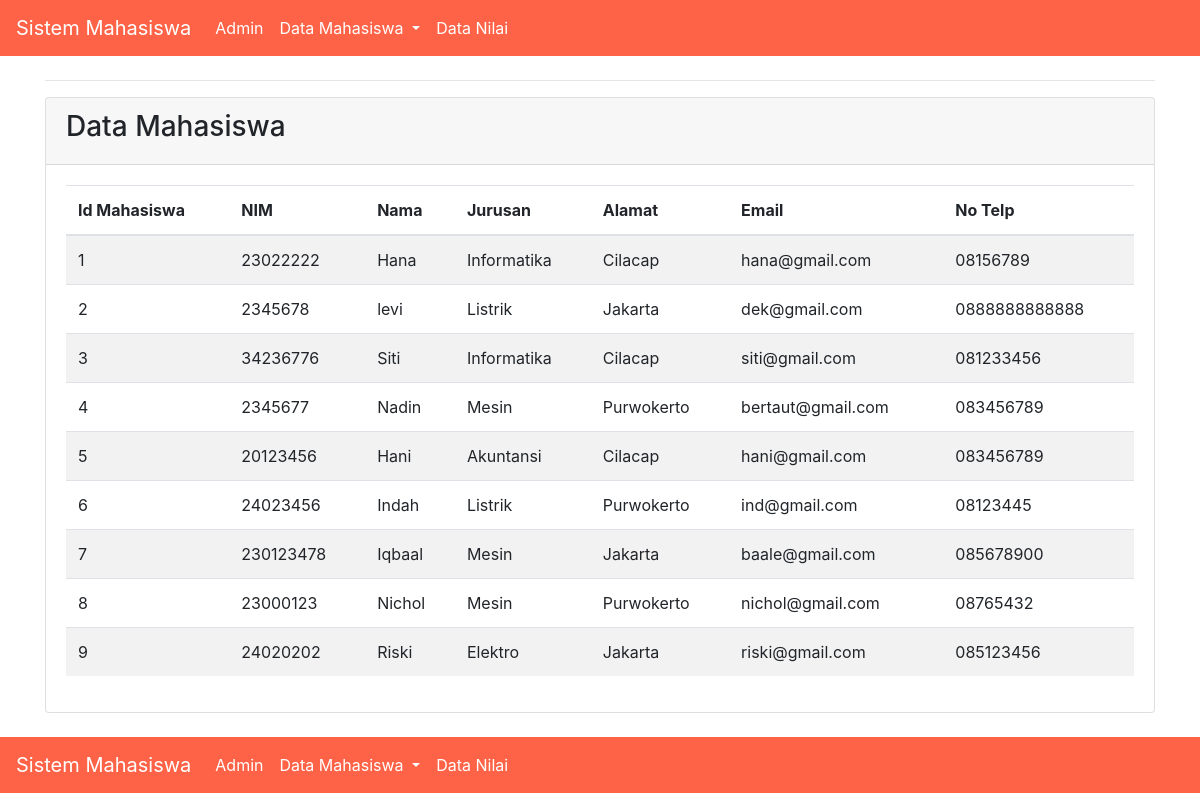
/tugas2/admin.php, run on the app's committed database.
### tables this page shows
CREATE TABLE `mahasiswa` (
  `mahasiswa_id` int NOT NULL,
  `nim` varchar(20) NOT NULL,
  `nama_mhs` varchar(255) NOT NULL,
  `jurusan` varchar(50) NOT NULL,
  `alamat` varchar(255) NOT NULL,
  `email` varchar(255) NOT NULL,
  `no_telp` varchar(20) NOT NULL
);

### tugas2/database.php (called while the page is built, shortened)
<?php
class Database {
    private $host = 'localhost';
    private $db_name = 'universitas';
    private $username = 'root';
    private $password = '';
    private function connect() {
        $this->conn = new mysqli($this->host, $this->username, $this->password, $this->db_name);
    }
}
?>

### tugas2/tampilkan.php (the view, shortened to what this page needs)
<?php
include_once 'database.php';
class Mahasiswa {
    public function __construct(Database $database) {
        $this->db = $database->conn;
    }
}
class tampilkanMahasiswa extends Mahasiswa {
    public function tampilkan() {
        $query = "SELECT mahasiswa_id, nim, nama_mhs, jurusan, alamat, email, no_telp FROM mahasiswa";
        $result = $this->db->query($query);
        echo '<table class="table table-striped">';
        echo '<thead>
                <tr>
                    <th>Id Mahasiswa</th>
                    <th>NIM</th>
                    <th>Nama</th>
                    <th>Jurusan</th>
                    <th>Alamat</th>
                    <th>Email</th>
                    <th>No Telp</th>
                </tr>
              </thead>';
        echo '<tbody>';
        while ($row = $result->fetch_assoc()) {
            echo "<tr>";
            echo "<td>" . htmlspecialchars($row['mahasiswa_id']) . "</td>";
            echo "<td>" . htmlspecialchars($row['nim']) . "</td>";
            echo "<td>" . htmlspecialchars($row['nama_mhs']) . "</td>";
            echo "<td>" . htmlspecialchars($row['jurusan']) . "</td>";
            echo "<td>" . htmlspecialchars($row['alamat']) . "</td>";
            echo "<td>" . htmlspecialchars($row['email']) . "</td>";
            echo "<td>" . htmlspecialchars($row['no_telp']) . "</td>";
            echo "</tr>";
        }
        echo '</tbody>';
        echo '</table>';
    }
}
?>
<!DOCTYPE html>
<html lang="en">
<head>
    <link href="https://stackpath.bootstrapcdn.com/bootstrap/4.5.2/css/bootstrap.min.css" rel="stylesheet">
</head>
<body>
</body>
</html>

### tugas2/mahasiswa.php (shortened to what this page needs)
<?php
include_once 'database.php';
include_once 'tampilkan.php';
$database = new Database();
$tampilkan = new tampilkanMahasiswa($database);
?>
<!DOCTYPE html>
<html lang="en">
<head>
    <link href="https://stackpath.bootstrapcdn.com/bootstrap/4.5.2/css/bootstrap.min.css" rel="stylesheet">
</head>
<body>
<nav class="navbar navbar-expand-lg navbar-light">
    <a class="navbar-brand" href="#">Sistem Mahasiswa</a>
    <div class="collapse navbar-collapse" id="navbarNav">
        <ul class="navbar-nav">
            <li class="nav-item">
                <a class="nav-link" href="admin.php">Admin</a>
            </li>
            <li class="nav-item dropdown">
                <a class="nav-link dropdown-toggle" href="#" id="mahasiswaDropdown" role="button" data-toggle="dropdown" aria-haspopup="true" aria-expanded="false">
                    Data Mahasiswa
                </a>
            </li>
            <li class="nav-item">
                <a class="nav-link" href="nilai.php">Data Nilai</a>
            </li>
        </ul>
    </div>
</nav>
<div class="container mt-4">
    <hr>
    <div class="mb-4">
        <div class="card">
            <div class="card-header bg-hover text-black">
                <h3>Data Mahasiswa</h3>
            </div>
            <div class="card-body">
                <?php $tampilkan->tampilkan(); ?>
            </div>
        </div>
    </div>
</div>
</body>
</html>

### tugas2/nilai.php (shortened to what this page needs)
<?php
include_once 'database.php';
?>
<!DOCTYPE html>
<html lang="en">
<head>
    <link href="https://stackpath.bootstrapcdn.com/bootstrap/4.5.2/css/bootstrap.min.css" rel="stylesheet">
</head>
<body>
    <nav class="navbar navbar-expand-lg navbar-light">
        <a class="navbar-brand" href=index.php>Sistem Mahasiswa</a>
        <ul class="navbar-nav">
            <li class="nav-item">
                <a class="nav-link" href="admin.php">Admin</a>
            </li>
        </ul>
        <div class="collapse navbar-collapse" id="navbarNav">
            <ul class="navbar-nav">
                <li class="nav-item dropdown">
                    <a class="nav-link dropdown-toggle" href="#" id="mahasiswaDropdown" role="button" data-toggle="dropdown" aria-haspopup="true" aria-expanded="false">
                        Data Mahasiswa
                    </a>
                </li>
                <li class="nav-item">
                    <a class="nav-link" href="nilai.php">Data Nilai</a>
                </li>
            </ul>
        </div>
    </nav>

### tugas2/admin.php (shortened to what this page needs)
<?php
include_once 'database.php';
include_once 'mahasiswa.php';
include_once 'nilai.php';
?>
<head>
    <link href="https://stackpath.bootstrapcdn.com/bootstrap/4.5.2/css/bootstrap.min.css" rel="stylesheet">
</head>
<body>
</body>
</html>

### tugas2/tampilkan.php (style rules this page uses)
.navbar { background-color: #ff6347; }
.navbar-brand, .nav-link { color: #fff !important; }

### tugas2/mahasiswa.php (style rules this page uses)
.navbar { background-color: #ff6347; }
.navbar-brand, .nav-link { color: #fff !important; }

### tugas2/nilai.php (style rules this page uses)
.navbar { background-color: #ff6347; }
.navbar-brand, .nav-link { color: #fff !important; }

### tugas2/admin.php (style rules this page uses)
.navbar { background-color: #ff6347; }
.navbar-brand, .nav-link { color: #fff !important; }

### data on the page
mahasiswa: mahasiswa_id "1", nim "23022222", nama_mhs "Hana", jurusan "Informatika", alamat "Cilacap", email "hana@gmail.com", no_telp "08156789"
mahasiswa: mahasiswa_id "2", nim "2345678", nama_mhs "levi", jurusan "Listrik", alamat "Jakarta", email "dek@gmail.com", no_telp "0888888888888"
mahasiswa: mahasiswa_id "3", nim "34236776", nama_mhs "Siti", jurusan "Informatika", alamat "Cilacap", email "siti@gmail.com", no_telp "081233456"
mahasiswa: mahasiswa_id "4", nim "2345677", nama_mhs "Nadin", jurusan "Mesin", alamat "Purwokerto", email "bertaut@gmail.com", no_telp "083456789"
mahasiswa: mahasiswa_id "5", nim "20123456", nama_mhs "Hani", jurusan "Akuntansi", alamat "Cilacap", email "hani@gmail.com", no_telp "083456789"
mahasiswa: mahasiswa_id "6", nim "24023456", nama_mhs "Indah", jurusan "Listrik", alamat "Purwokerto", email "ind@gmail.com", no_telp "08123445"
mahasiswa: mahasiswa_id "7", nim "230123478", nama_mhs "Iqbaal", jurusan "Mesin", alamat "Jakarta", email "baale@gmail.com", no_telp "085678900"
mahasiswa: mahasiswa_id "8", nim "23000123", nama_mhs "Nichol", jurusan "Mesin", alamat "Purwokerto", email "nichol@gmail.com", no_telp "08765432"
mahasiswa: mahasiswa_id "9", nim "24020202", nama_mhs "Riski", jurusan "Elektro", alamat "Jakarta", email "riski@gmail.com", no_telp "085123456"
